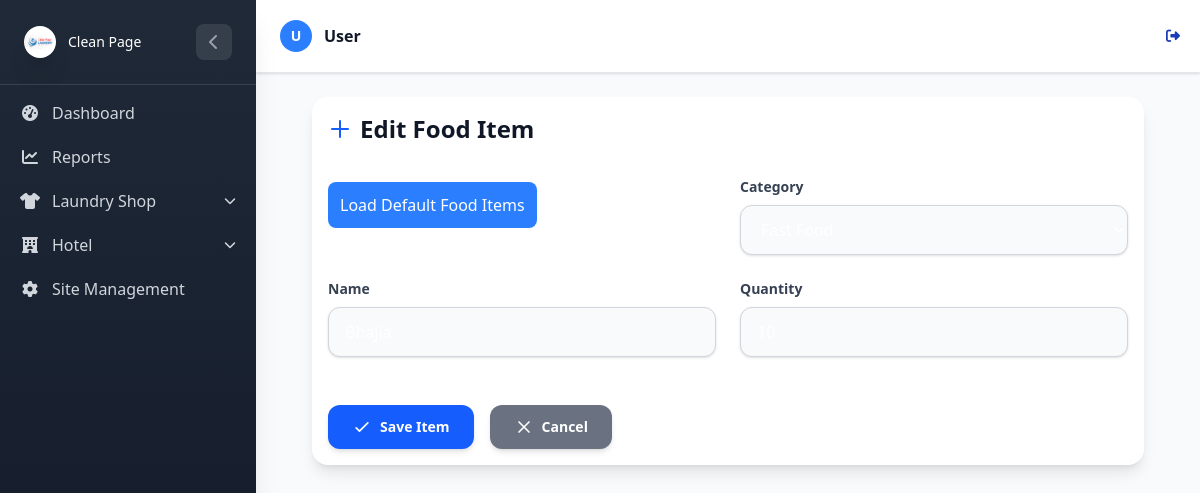
Page /Hotel/items/2/edit/ (signed in) on the committed database.
### LaundryApp/models.py (models this page shows, shortened)
class UserProfile(AbstractUser):
    username = None
    email = models.EmailField(unique=True)
    USERNAME_FIELD = 'email'
    REQUIRED_FIELDS = []
    USER_TYPE_CHOICES = (
        ('admin', 'Admin'),
        ('staff', 'Staff'),
    )
    user_type = models.CharField(max_length=20, choices=USER_TYPE_CHOICES, db_index=True)
    objects = CustomUserManager()

### HotelApp/models.py (models this page shows, shortened)
class FoodItem(models.Model):
    category = models.ForeignKey(FoodCategory, on_delete=models.CASCADE, related_name="items")
    name = models.CharField(max_length=100, db_index=True)
    created_by =  models.ForeignKey(
        settings.AUTH_USER_MODEL,
        on_delete=models.CASCADE)
    quantity = models.PositiveIntegerField(default=0)  # how many portions are available

### HotelApp/views.py (the view)
# urls.py: path('items/<int:pk>/edit/', views.food_item_edit, name='food_item_edit'),
@login_required
def food_item_edit(request, pk):
    try:
        food_item = get_object_or_404(FoodItem, pk=pk)
        if food_item.created_by != request.user and not request.user.is_staff and not request.user.is_superuser:
            messages.error(request, 'You do not have permission to edit this food item.')
            return redirect('hotel:food_item_list')
        if request.method == 'POST':
            form = FoodItemForm(request.POST, request.FILES, instance=food_item)
            if form.is_valid():
                form.save()
                messages.success(request, 'Food item updated successfully!')
                return redirect('hotel:food_item_list')
        else:
            form = FoodItemForm(instance=food_item)
        return render(request, 'food/food_item_form.html', {
            'form': form,
            'title': 'Edit Food Item'
        })
    except Exception as e:
        logger.error(f"Error editing food item {pk}: {str(e)}")
        messages.error(request, 'Error updating food item. Please try again.')
        return redirect('hotel:food_item_list')

### HotelApp/forms.py (shortened to what this page needs)
class FoodItemForm(forms.ModelForm):
    class Meta:
        model = FoodItem
        fields = ['category', 'name', 'quantity']
        widgets = {
            'category': forms.Select(attrs={
                'class': 'w-full px-4 py-3 border border-gray-300 rounded-lg focus:ring-2 focus:ring-blue-500 focus:border-blue-500 text-white transition duration-200'
            }),
            'name': forms.TextInput(attrs={
                'class': 'w-full px-4 py-3 border border-gray-300 rounded-lg focus:ring-2 focus:ring-blue-500 focus:border-blue-500 text-white transition duration-200',
                'placeholder': 'Enter food item name'
            }),
            'quantity': forms.NumberInput(attrs={
                'class': 'w-full px-4 py-3 border border-gray-300 rounded-lg focus:ring-2 focus:ring-blue-500 focus:border-blue-500 text-white transition duration-200',
                'placeholder': 'Enter quantity',
                'min': '0'
            }),
        }

### HotelApp/models.py (called while the page is built)
    def __str__(self):
        return self.name

### LaundryApp/context_processors.py (called while the page is built)
def active_shop(request):
    return {
        'active_shop_name': request.session.get('active_shop_name', None)
    }

### HotelApp/templates/food/food_item_form.html (shortened to what this page needs)
{% extends 'base.html' %}
{% load static %}
{% load widget_tweaks %}
{% block content %}
<div class="max-w-3xl mx-auto px-4 sm:px-6 lg:px-8 py-10">
    <div class="bg-white dark:bg-gray-900  p-4 rounded-2xl shadow-lg p-8">
        <h2 class="text-2xl font-bold text-gray-900 dark:text-gray-100 mb-8 flex items-center">
            <svg class="w-6 h-6 text-blue-600 dark:text-blue-400 mr-2" fill="none" stroke="currentColor"
                viewBox="0 0 24 24">
                <path stroke-linecap="round" stroke-linejoin="round" stroke-width="2" d="M12 4v16m8-8H4"></path>
            </svg>
            {{ title }}
        </h2>
        <form method="post" enctype="multipart/form-data" class="space-y-6">
            <div class="grid grid-cols-1 md:grid-cols-2 gap-6">
                <div class="mt-4">
                    <a href="{% url 'hotel:load_default_food_items' %}" class=" rounded-lg p-3 btn-primary text-white bg-blue-500 ">
                        Load Default Food Items
                    </a>
                </div>
                {% for field in form %}
                <div class="{% if field.name == 'description' or field.name == 'image' %}md:col-span-2{% endif %}">
                    <label for="{{ field.id_for_label }}"
                        class="block text-sm font-semibold text-gray-700 dark:text-gray-300 mb-2">
                        {{ field.label }}
                    </label>
                    <div class="relative">
                        {{ field|add_class:"block w-full px-4 py-3 border border-gray-300 dark:border-gray-700 rounded-xl shadow-sm bg-gray-50 dark:bg-gray-800 text-gray-900 dark:text-gray-100placeholder-gray-400 focus:outline-none focus:ring-2 focus:ring-blue-500 focus:border-blue-500 transition" }}
                    </div>
                </div>
                {% endfor %}
            </div>
            <div class="flex space-x-4 pt-6">
                <button type="submit"
                    class="inline-flex items-center px-6 py-3 bg-blue-600 hover:bg-blue-700 text-white text-sm font-semibold rounded-xl shadow-md transition transform hover:-translate-y-0.5 hover:shadow-lg">
                    <svg class="w-5 h-5 mr-2" fill="none" stroke="currentColor" viewBox="0 0 24 24">
                        <path stroke-linecap="round" stroke-linejoin="round" stroke-width="2" d="M5 13l4 4L19 7"></path>
                    </svg>
                    Save Item
                </button>
                <a href="{% url 'hotel:food_item_list' %}"
                    class="bg-gray-500 inline-flex items-center px-6 py-3  hover:bg-gray-700 text-white text-sm font-semibold rounded-xl shadow-md transition transform hover:-translate-y-0.5 hover:shadow-lg">
                    <svg class="w-5 h-5 mr-2" fill="none" stroke="currentColor" viewBox="0 0 24 24">
                        <path stroke-linecap="round" stroke-linejoin="round" stroke-width="2" d="M6 18L18 6M6 6l12 12">
                        </path>
                    </svg>
                    Cancel
                </a>
            </div>
        </form>
    </div>
</div>
{% endblock %}

### LaundryApp/templates/base.html (shortened to what this page needs)
{% load static tailwind_tags %}
{% load static %}
<!DOCTYPE html>
<html lang="en">
<head>
    {% tailwind_css %}
    <link rel="stylesheet" href="https://cdnjs.cloudflare.com/ajax/libs/font-awesome/6.4.0/css/all.min.css">
    <link rel="stylesheet" href="{% static 'css/dist/styles.css' %}">
</head>
<body class="bg-gray-50 min-h-screen font-sans">
    <div id="sidebar"
        class="sidebar-gradient w-64 fixed top-0 left-0 h-full sidebar-transition z-50 shadow-xl sidebar-mobile-hidden lg:sidebar-mobile-visible">
        <div class="p-4 lg:p-6 border-b border-gray-700">
            <div class="flex items-center justify-between">
                <div class="flex items-center space-x-3">
                    <div class="w-8 h-8 rounded-lg flex items-center justify-center">
                        {% if user.is_authenticated and user.is_superuser %}
                        <div class="rounded-full shadow-xl flex items-center justify-center" style="width:40px;">
                            <img src="{% static 'logos/Clean-page-logo.png' %}" alt="Logo" class=" w-full rounded-full object-contain">
                        </div>
                        {% elif app_type == 'hotel' %}
                        <div class="rounded-full shadow-xl flex items-center justify-center" style="width:40px;">
                            <img src="{% static 'logos/Clean-page-logo.png' %}" alt="Logo" class=" w-full rounded-full object-contain">
                        </div>
                        {% elif app_type == 'laundry' %}
                    <div class="rounded-full shadow-xl flex items-center justify-center" style="width:40px;">
                        <img src="{% static 'logos/Clean-page-logo.png' %}" alt="Logo" class=" w-full rounded-full object-contain">
                    </div>
                        {% else %}
                        <i class="fas fa-building text-white text-sm"></i>
                        {% endif %}
                    </div>
                    <span class="text-white text-sm font-medium sidebar-header-text">
                        {% if user.is_authenticated and user.is_superuser %}
                        <div class="flex items-center space-x-3">
                            <p class="text-white,font-medium font-awesome sidebar-title">Clean Page</p>
                        </div>
                        {% elif app_type == 'hotel' %}
                        Hotel
                        {% elif app_type == 'laundry' %}
                        Clean Page
                        {% else %}
                        Clean Page
                        {% endif %}
                    </span>
                </div>
                {% if user.is_superuser or app_type == 'hotel' or app_type == 'laundry' %}
                <button id="sidebar-toggle" class="sidebar-toggle-btn text-gray-400 hover:text-white lg:flex hidden">
                    <i class="fas fa-chevron-left"></i>
                </button>
                {% endif %}
            </div>
        </div>
        <div class="sidebar-scrollable">
            <nav class="p-2 lg:p-4 space-y-1">
                {% if user.is_authenticated and user.is_superuser %}
                <a href="{% url 'laundry:dashboard' %}"
                    class="flex items-center space-x-3 px-3 py-2 lg:px-4 lg:py-3 text-gray-300 hover:bg-gray-700 hover:text-white rounded-lg transition-colors group"
                    title="Dashboard">
                    <i class="fas fa-tachometer-alt w-5 text-center"></i>
                    <span class="sidebar-text">Dashboard</span>
                </a>
                <a href="{% url 'laundry:laundryapp_dashboard' %}"
                    class="flex items-center space-x-3 px-3 py-2 lg:px-4 lg:py-3 text-gray-300 hover:bg-gray-700 hover:text-white rounded-lg transition-colors group"
                    title="Reports">
                    <i class="fas fa-chart-line w-5 text-center"></i>
                    <span class="sidebar-text">Reports</span>
                </a>
                <div class="dropdown-group" id="laundry-dropdown-group">
                    <div class="dropdown-toggle flex items-center space-x-3 px-3 py-2 lg:px-4 lg:py-3 text-gray-300 hover:bg-gray-700 hover:text-white rounded-lg transition-colors group cursor-pointer"
                        onclick="toggleDropdown('laundry-dropdown', 'laundry')">
                        <i class="fas fa-shirt w-5 text-center"></i>
                        <span class="sidebar-text flex-1">Laundry Shop</span>
                        <i class="fas fa-chevron-down text-xs transition-transform duration-300"></i>
                    </div>
                </div>
                <div class="dropdown-group" id="hotel-dropdown-group">
                    <div class="dropdown-toggle flex items-center space-x-3 px-3 py-2 lg:px-4 lg:py-3 text-gray-300 hover:bg-gray-700 hover:text-white rounded-lg transition-colors group cursor-pointer"
                        onclick="toggleDropdown('hotel-dropdown', 'hotel')">
                        <i class="fas fa-hotel w-5 text-center"></i>
                        <span class="sidebar-text flex-1">Hotel</span>
                        <i class="fas fa-chevron-down text-xs transition-transform duration-300"></i>
                    </div>
                </div>
                <a href="{% url 'laundry:user_management' %}"
                    class="flex items-center space-x-3 px-3 py-2 lg:px-4 lg:py-3 text-gray-300 hover:bg-gray-700 hover:text-white rounded-lg transition-colors group"
                    title="Site Management">
                    <i class="fas fa-cog w-5 text-center"></i>
                    <span class="sidebar-text">Site Management</span>
                </a>
                {% endif %}
            </nav>
        </div>
    </div>
    <div id="main-content"
        class="content-transition min-h-screen content-mobile-full {% if user.is_authenticated %}lg:ml-64{% endif %}">
        <header class="bg-white shadow-sm border-b border-gray-200">
            <div class="flex items-center justify-between px-4 py-3 lg:px-6 lg:py-4">
                <div class="flex items-center space-x-3 p-2">
                    <div class="flex items-center space-x-3">
                        <div class="relative">
                            <div class="w-8 h-8 lg:w-10 lg:h-10 bg-blue-500 rounded-full flex items-center justify-center">
                                <span class="text-white font-semibold text-sm lg:text-base">
                                    {{ user.first_name|first|upper|default:"U" }}
                                </span>
                            </div>
                        </div>
                        <div class="flex flex-col leading-tight">
                            <p class="font-semibold text-gray-900">
                                {{ user.first_name|default:"User" }}
                            </p>
                        </div>
                    </div>
                </div>
                {% if user.is_authenticated %}
                <form method="post" action="{% url 'logout' %}">
                    <button type="submit"
                        class="text-blue-800 hover:text-blue-600 text-sm lg:text-base bg-transparent border-0 cursor-pointer flex items-center">
                        <i class="fas fa-sign-out-alt mr-1"></i>
                    </button>
                </form>
                {% else %}
                <a href="{% url 'login' %}"
                    class="text-blue-800 hover:text-blue-600 text-sm lg:text-base bg-transparent border-0 cursor-pointer flex items-center">
                    <i class="fas fa-sign-in-alt mr-1"></i>
                    <span class="hidden sm:inline">Login</span>
                </a>
                {% endif %}
            </div>
        </header>
        <main class="p-4 lg:p-6">
            {% block content %}{% endblock %}
        </main>
    </div>
</body>
</html>

### LaundryApp/templates/base.html (style rules this page uses)
.sidebar-transition { transition: all 0.3s ease-in-out; }
.content-transition { transition: margin-left 0.3s ease-in-out; }
.sidebar-gradient { background: linear-gradient(180deg, #1f2937 0%, #111827 100%); }
.sidebar-toggle-btn { transition: all 0.3s ease; width: 36px; height: 36px; display: flex; align-items: center; justify-content: center; border-radius: 8px; background-color: rgba(255, 255, 255, 0.1); }
.dropdown-toggle { cursor: pointer; }
.dropdown-toggle i.fa-chevron-down { transition: transform 0.3s ease; }
.sidebar-scrollable { height: calc(100% - 80px); overflow-y: auto; }

### rows in the picture
UserProfile: first_name|first "U", first_name "User"
FoodItem: form "Fast Food" "Bhajia" "10"

### other values in the picture
{{ title }} "Edit Food Item"
{{ field.label }} "Category" "Name" "Quantity"
